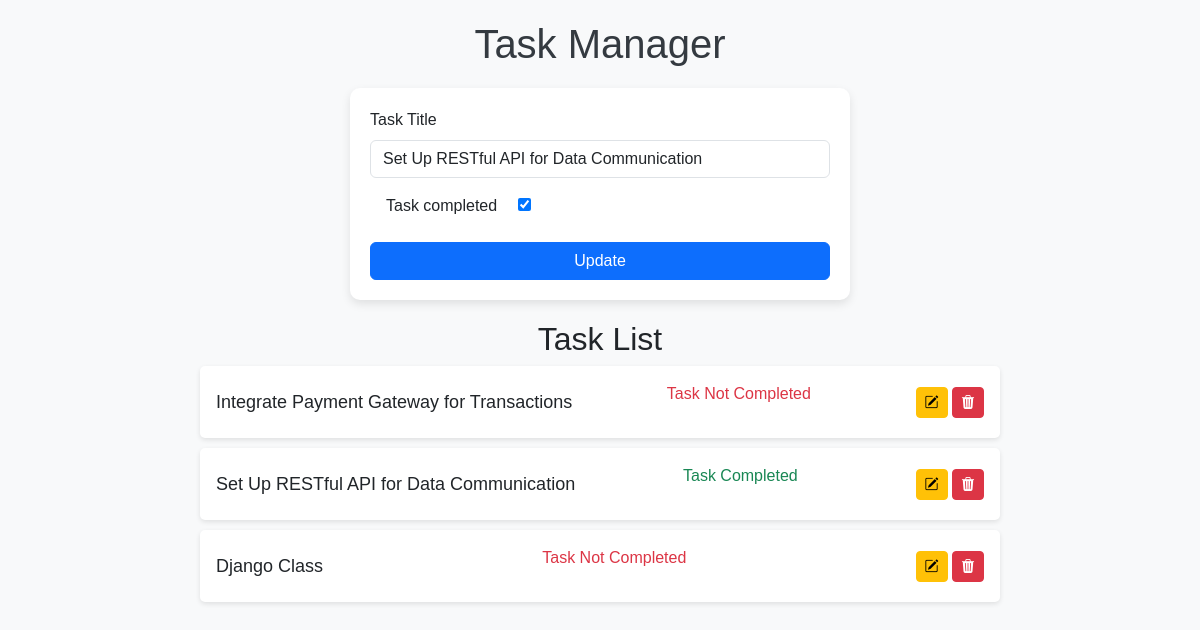
Page /24/ on the committed database.
### tasks/models.py (models this page shows, shortened)
class Task(models.Model):
    title=models.CharField(max_length=100)
    completed = models.BooleanField(default=False)
    created = models.DateTimeField(auto_now_add=True)

### tasks/views.py (the view)
# urls.py: path('',index,name=''),
def index(request, pk=None ):
    tasks = Task.objects.all()
    form = Taskform()
    update_mode = False
    if pk:
        task =Task.objects.get(id=pk)
        form = Taskform(instance=task)
        update_mode = True
        if request.method == 'POST':
            form = Taskform(request.POST, instance=task)
            if form.is_valid():
                form.save()
                return redirect('/')
    elif request.method == 'POST':
        form = Taskform(request.POST)
        if form.is_valid():
            form.save()
            return redirect('/')
    context = {'tasks': tasks,'form': form,'update_mode': update_mode,}
    return render(request, 'index.html', context)

### tasks/forms.py
class Taskform(forms.ModelForm):
    title = forms.CharField(
        widget=forms.TextInput(attrs={
            'class': 'form-control',  # Bootstrap class for input fields
            'placeholder': 'Add new task'  # Placeholder text
        })
    )
    class Meta:
        model = Task
        fields = '__all__'
        widgets = {
            'other_field_name': forms.TextInput(attrs={'class': 'form-control'}),  # Add for other fields if needed
        }

### tasks/templates/index.html (shortened to what this page needs)
<!DOCTYPE html>
<html lang="en">
<head>
    <link href="https://cdn.jsdelivr.net/npm/bootstrap@5.3.0/dist/css/bootstrap.min.css" rel="stylesheet">
    <link rel="stylesheet" href="https://cdn.jsdelivr.net/npm/bootstrap-icons@1.11.3/font/bootstrap-icons.min.css">
</head>
<body>
    <h1>Task Manager</h1>
    <div class="task-form">
        <form action="" method="POST">
            <div class="mb-3">
                <label for="taskTitle" class="form-label">Task Title</label>
                    {{form.title}}
                <label for="taskcompleted" class="form-label mt-3 mx-3">Task completed</label>
                    {{form.completed}}
            </div>
            <button type="submit" class="btn btn-primary w-100">{{ update_mode|yesno:"Update,Add Task" }}</button>
        </form>
    </div>
    <div class="task-list">
        <h2 class="text-center">Task List</h2>
        {% for task in tasks %}
        <div class="task-item p-3">
            <h3>{{ task.title }}</h3>
            <div id="completed">
                <p>
                    {% if task.completed %}
                    <span class="text-success">Task Completed</span>
                    {% else %}
                    <span class="text-danger">Task Not Completed</span>
                    {% endif %}
                </p>
            </div>
            <div>
                <a href="{% url 'update' task.id %}" class="btn btn-sm btn-warning"><i class="bi bi-pencil-square"></i> </a>
                <button class="btn btn-sm btn-danger" onclick="showDeleteConfirmation('{{ task.id }}', '{{ task.title }}')"><i class="bi bi-trash3-fill"></i></button>
            </div>
        </div>
        {% endfor %}
    </div>
</body>
</html>

### tasks/templates/index.html (style rules this page uses)
body { background-color: #f8f9fa; font-family: Arial, sans-serif; }
h1 { color: #343a40; text-align: center; margin-top: 20px; }
.task-form { max-width: 500px; margin: 20px auto; background: #ffffff; padding: 20px; border-radius: 10px; box-shadow: 0px 4px 10px rgba(0, 0, 0, 0.1); }
.task-list { max-width: 800px; margin: 20px auto; }
.task-item { background: #ffffff; margin-bottom: 10px; padding: 10px 15px; border-radius: 5px; box-shadow: 0px 2px 5px rgba(0, 0, 0, 0.1); display: flex; justify-content: space-between; align-items: center; }
.task-item h3 { margin: 0; font-size: 18px; }
.task-item a { margin-left: 10px; }

### rows in the picture
Task: title "Set Up RESTful API for Data Communication", completed "☑", shows "Task Completed"
Task: title "Integrate Payment Gateway for Transactions", completed "Task Not Completed"
Task: title "Django Class", completed "Task Not Completed"

### other values in the picture
{{ update_mode|yesno:"Update,Add Task" }} "Update"
